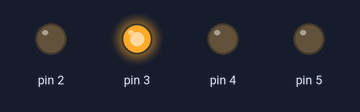
Recording of a sketch running on a simulated Arduino Uno, built with avr-gcc and run on an emulated ATmega328P. Parts: output pins drawn as LEDs (lit = HIGH).

Above: at 0.1 s.
Timing chart, 0 to 1.6 s (numbered marks = the images above):
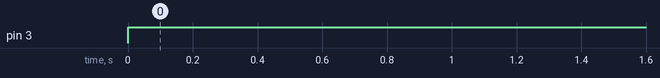

The sketch:

prob8.ino
```cpp
#include <Arduino.h>
//Declaring all variables as integers
int Z=0,Y=0,X=0,W=1;
int D,C,B,A;

//Code released under GNU GPL.  Free to use for anything.
void disp_7447(int D, int C, int B, int A)
{
  digitalWrite(2, A); //LSB
  digitalWrite(3, B);
  digitalWrite(4, C);
  digitalWrite(5, D); //MSB

}
// the setup function runs once when you press reset or power the board
void setup() {
    pinMode(2, OUTPUT);
    pinMode(3, OUTPUT);
    pinMode(4, OUTPUT);
    pinMode(5, OUTPUT);
}

// the loop function runs over and over again forever
void loop() {
  A=(!W&&!Z) || (!W&&!X&&!Y);
  B=(W&&!X&&!Y&&!Z) || (!W&&X&&!Y&&!Z) || (W&&!X&&Y&&!Z) || (!W&&X&&Y&&!Z);
  C=(W&&X&&!Y&&!Z) || (!W&&!X&&Y&&!Z) || (W&&!X&&Y&&!Z) || (!W&&X&&Y&&!Z);
  D = (W&&X&&Y&&!Z)||(!W&&!X&&!Y&&Z);

disp_7447(D,C,B,A);
}
//&& is the AND operation
// || is the OR operation
// ! is the NOT operation
```

decade.cpp
```cpp
#include <Arduino.h>
//Declaring all variables as integers
int Z,Y,X,W;
int A,B,C,D;
//Code released under GNU GPL.  Free to use for anything.
void disp_7447(int D, int C, int B, int A)
{
  digitalWrite(2, A); //LSB
  digitalWrite(3, B);
  digitalWrite(4, C);
  digitalWrite(5, D); //MSB

}
// the setup function runs once when you press reset or power the board
void setup() {
   pinMode(LED_BUILTIN, OUTPUT);
    pinMode(2, OUTPUT);
    pinMode(3, OUTPUT);
    pinMode(4, OUTPUT);
    pinMode(5, OUTPUT);
    pinMode(6, INPUT);
    pinMode(7, INPUT);
    pinMode(8, INPUT);
    pinMode(9, INPUT);

}

// the loop function runs over and over again forever
void loop() {
digitalWrite(LED_BUILTIN, HIGH);   // turn the LED on (HIGH is the voltage level)
  delay(1000);                       // wait for a second
W = digitalRead(6);//LSB
X = digitalRead(7);
Y = digitalRead(8);
Z = digitalRead(9);//MSB
A=(!W&&!X&&!Y&&!Z) || (!W&&X&&!Y&&!Z) || (!W&&!X&&Y&&!Z) || (!W&&!X&&!Y&&Z) || (!W&&X&&Y&&!Z);
B=(W&&!X&&!Y&&!Z) || (!W&&X&&!Y&&!Z) || (W&&!X&&Y&&!Z) || (!W&&X&&Y&&!Z);
C=(W&&X&&!Y&&!Z) || (!W&&!X&&Y&&!Z) || (W&&!X&&Y&&!Z) || (!W&&X&&Y&&!Z);
D = (W&&X&&Y&&!Z)||(!W&&!X&&!Y&&Z);
digitalWrite(LED_BUILTIN, LOW);    // turn the LED off by making the voltage LOW
  delay(1000);                         // wait for a second

disp_7447(D,C,B,A);
}
```

Measured:
- by itself, pin 3: LOW → HIGH at 0.00 s
